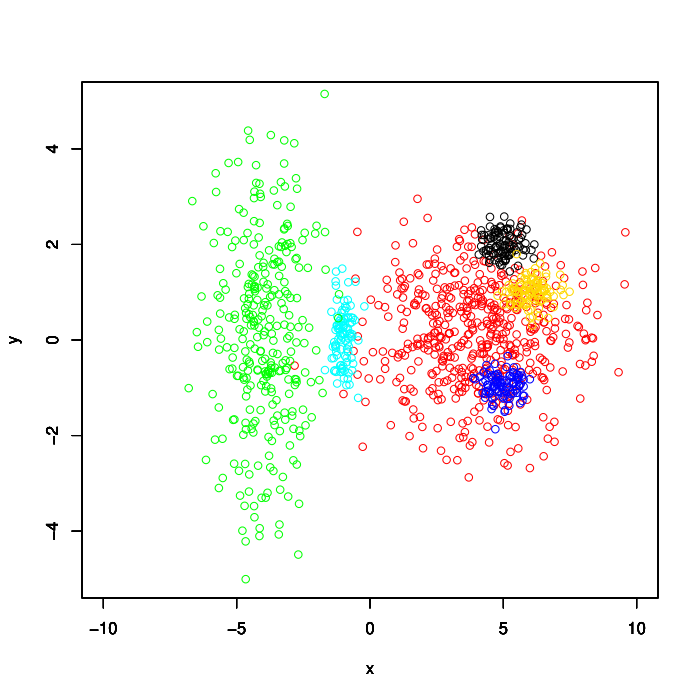

Recreate this plot in R.
# Machine Learning 102 - Unsupervised - Hacker Dojo
# http://machinelearning102.pbworks.com/w/page/32890352/FrontPage
#
# Homework #3, Gaussian mixtue model, EM algorithm
# Dave Abercrombie, Noveember 1 2011
#
# http://machinelearning102.pbworks.com/w/file/fetch/47711752/Homework3.txt
#
# Problem 1 of 1
#

# ######################################################################
# Step 1. Generate synthetic datasets


# Step 1a Create a function that generates random points
# around a center cluster. 
#
point.generator.f <- function(
  label.integer,
  center.vector,
  sd.vector,
  point.count
) {
  data.frame(
    label=label.integer,
    x=rnorm(point.count, sd=sd.vector[1]) + center.vector[1],
    y=rnorm(point.count, sd=sd.vector[2]) + center.vector[2]
  )
}

# Step 1b: generate several clusters, resembling Tan's Basic Cluster Analysis 2004, slide 81'
red.df   <- point.generator.f(label.integer=1,   center.vector=c( 4, 0), sd.vector=c(2, 1),      point.count=500)
cyan.df  <- point.generator.f(label.integer=2,  center.vector=c(-1, 0), sd.vector=c(0.25, 0.5), point.count=100)
green.df <- point.generator.f(label.integer=3, center.vector=c(-4, 0), sd.vector=c(1, 2),      point.count=300)
black.df <- point.generator.f(label.integer=4, center.vector=c( 5, 2), sd.vector=c(0.5, 0.25), point.count=100)
gold.df  <- point.generator.f(label.integer=5,  center.vector=c( 6, 1), sd.vector=c(0.5, 0.25), point.count=100)
blue.df  <- point.generator.f(label.integer=6,  center.vector=c( 5,-1), sd.vector=c(0.5, 0.25), point.count=100)


# Step 1c: set plot limits and combine plots with par()
xlim.v <- c(-10,10)
ylim.v <- c(-5,5)

plot(   red.df[,-1], col="red",   xlim=xlim.v, ylim=ylim.v); par(new=T)
plot(  cyan.df[,-1], col="cyan",  xlim=xlim.v, ylim=ylim.v); par(new=T)
plot( green.df[,-1], col="green", xlim=xlim.v, ylim=ylim.v); par(new=T)
plot( black.df[,-1], col="black", xlim=xlim.v, ylim=ylim.v); par(new=T)
plot(  gold.df[,-1], col="gold",  xlim=xlim.v, ylim=ylim.v); par(new=T)
plot(  blue.df[,-1], col="blue",  xlim=xlim.v, ylim=ylim.v); par(new=F)

# Step 1d: combine into one data frame
syndata.labeled.df <- rbind(
  red.df,
  cyan.df,
  green.df,
  black.df,
  gold.df,
  blue.df
)

str(syndata.labeled.df)

# ######################################################################
# Step 2. Do Mclust

require(mclust)

# ignore column 1 containing labels
syndata.mclust <- Mclust(
  data=syndata.labeled.df[,-1]
)

plot(
  x=syndata.mclust, 
  data=syndata.labeled.df[,-1],
  what="BIC"
)


plot(
  x=syndata.mclust, 
  data=syndata.labeled.df[,-1],
  what="classification"
)

# examine return value
str(syndata.mclust)

# 
plot(syndata.labeled.df[,1], main="Synthetic data")
plot(syndata.mclust$classification, main="Mclust classification")
